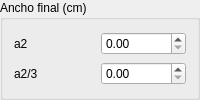
             <widget class="QGroupBox" name="groupBox_10">
              <property name="minimumSize">
               <size>
                <width>0</width>
                <height>0</height>
               </size>
              </property>
              <property name="title">
               <string>Ancho final (cm)</string>
              </property>
              <layout class="QVBoxLayout" name="verticalLayout_18">
               <item>
                <layout class="QHBoxLayout" name="horizontalLayout_20">
                 <item>
                  <widget class="QLabel" name="label_34">
                   <property name="text">
                    <string>a2</string>
                   </property>
                  </widget>
                 </item>
                 <item>
                  <widget class="QDoubleSpinBox" name="dsb_a2">
                   <property name="minimumSize">
                    <size>
                     <width>85</width>
                     <height>0</height>
                    </size>
                   </property>
                   <property name="maximumSize">
                    <size>
                     <width>85</width>
                     <height>16777215</height>
                    </size>
                   </property>
                  </widget>
                 </item>
                </layout>
               </item>
               <item>
                <layout class="QHBoxLayout" name="horizontalLayout_21">
                 <item>
                  <widget class="QLabel" name="label_35">
                   <property name="text">
                    <string>a2/3</string>
                   </property>
                  </widget>
                 </item>
                 <item>
                  <widget class="QDoubleSpinBox" name="dsb_a2s">
                   <property name="minimumSize">
                    <size>
                     <width>85</width>
                     <height>0</height>
                    </size>
                   </property>
                   <property name="maximumSize">
                    <size>
                     <width>85</width>
                     <height>16777215</height>
                    </size>
                   </property>
                  </widget>
                 </item>
                </layout>
               </item>
              </layout>
             </widget>
